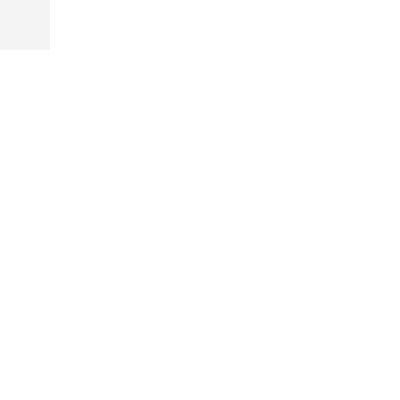
Frame 1 (no input)
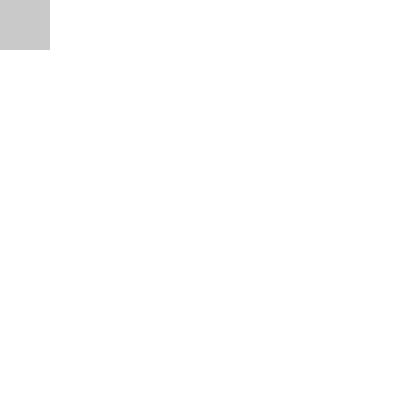
Frame 60 (the mouse pressed at the canvas centre just before this capture)
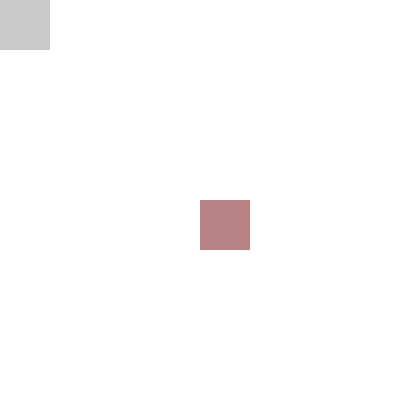
Frame 120 (the mouse held since frame 60 and released just before this capture)

The Processing sketch that drew these frames (run headless with seeded random() and noise(); from frame 60 on, the mouse is pressed at the canvas centre):

// Processing sketch: well_ex01
// ── well_ex01.pde

void setup(){
  size(400,400);
  background(255);
  fill(200,200,200,50);
  noStroke();
}

void draw(){
  
  if(mousePressed){
   int myRed   = (int)random(0,255); 
   int myGreen = (int)random(0,255); 
   int myBlue  = (int)random(0,255); 
   int myAlpha = (int)random(0,255);
   fill(myRed,myGreen,myBlue,myAlpha);
  }
  
  rect(mouseX,mouseY,50,50);
  
}
